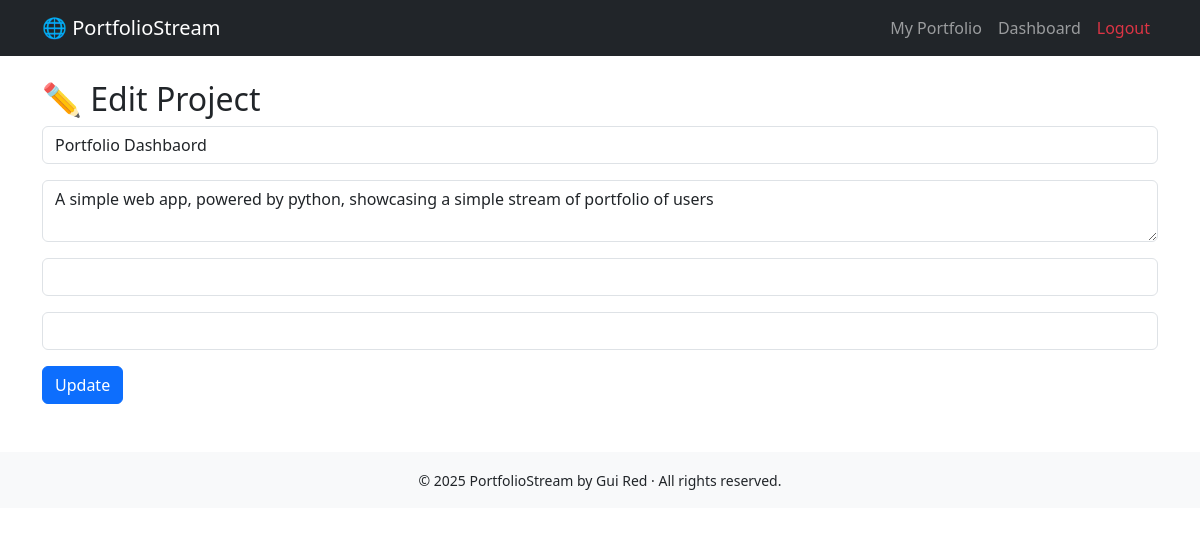
Page /projects/edit/1 (signed in) on the committed database.
### app.py (models this page shows)
class Project(db.Model):
    id = db.Column(db.Integer, primary_key=True)
    title = db.Column(db.String(100), nullable=False)
    description = db.Column(db.Text, nullable=False)
    link = db.Column(db.String(200), nullable=True)
    image_url = db.Column(db.String(200), nullable=True)
    user_id = db.Column(db.Integer, db.ForeignKey('user.id'), nullable=False)
    likes = db.relationship('Like', backref='project', lazy=True)
    comments = db.relationship('Comment', backref='project', lazy=True)

### app.py (the view, shortened to what this page needs)
@app.route("/projects/edit/<int:project_id>", methods=["GET", "POST"])
@login_required
def edit_project(project_id):
    project = Project.query.get_or_404(project_id)
    if project.user_id != current_user.id:
        flash("Unauthorized access.")
        return redirect(url_for("list_projects"))
    return render_template("projects/edit_project.html", project=project)

### app.py (called while the page is built)
@login_manager.user_loader
def load_user(user_id):
    return User.query.get(int(user_id))

### templates/projects/edit_project.html (shortened to what this page needs)
{% extends "base.html" %}
{% block content %}
<h2>✏️ Edit Project</h2>
<form method="POST">
    <div class="mb-3">
        <input class="form-control" name="title" value="{{ project.title }}" required>
    </div>
    <div class="mb-3">
        <textarea class="form-control" name="description" required>{{ project.description }}</textarea>
    </div>
    <div class="mb-3">
        <input class="form-control" name="link" value="{{ project.link }}">
    </div>
    <div class="mb-3">
        <input class="form-control" name="image_url" value="{{ project.image_url }}">
    </div>
    <button class="btn btn-primary">Update</button>
</form>
{% endblock %}

### rows in the picture
Project: title "Portfolio Dashbaord", description "A simple web app, powered by python, showcasing a simple stream of portfolio of users"

### other values in the picture
{{ current_year | default(2025) }} "2025"
